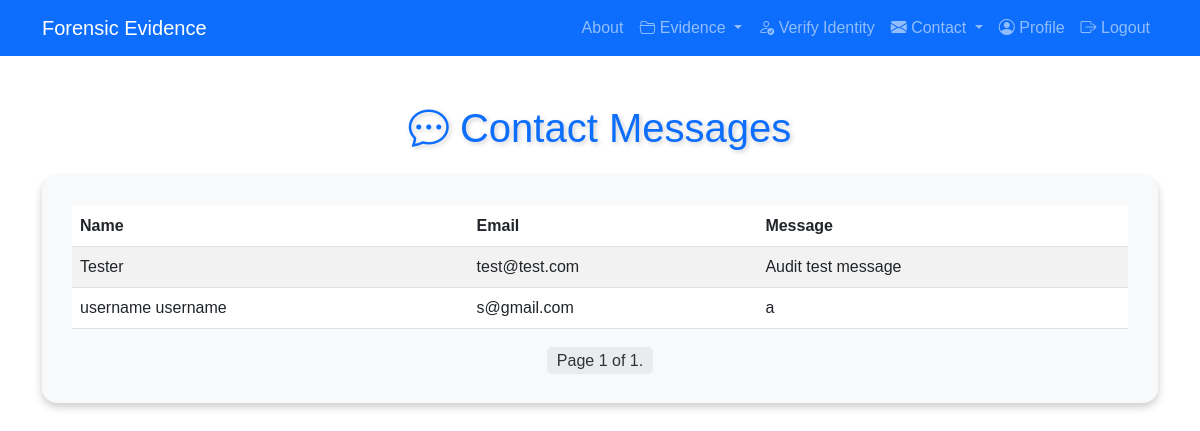
/contactView/ (signed in), run on the app's committed database.
### accounts/models.py (models this page shows, shortened)
class Contact(models.Model):
    name = models.CharField(max_length=100)
    email = models.EmailField()
    message = models.TextField()

### accounts/views.py (the view)
# urls.py: path('contactView/', contact_view, name='contactView'),
@login_required
def contact_view(request):
    contacts_list = Contact.objects.all().order_by('-id')
    paginator = Paginator(contacts_list, 10)
    page_number = request.GET.get('page')
    page_obj = paginator.get_page(page_number)
    return render(request, 'contact/contactView.html', {'page_obj': page_obj})

### templates/contact/contactView.html (shortened to what this page needs)
{% extends 'base.html' %}
{% block content %}
<div class="container mt-5">
    <h1 class="text-center text-primary mb-4" style="text-shadow: 2px 2px 5px rgba(0, 0, 0, 0.2);">
        <i class="bi bi-chat-dots"></i> Contact Messages
    </h1>
    <div class="table-container">
        <table class="table table-striped">
            <thead>
                <tr>
                    <th>Name</th>
                    <th>Email</th>
                    <th>Message</th>
                </tr>
            </thead>
            <tbody>
                {% for contact in page_obj %}
                <tr>
                    <td>{{ contact.name }}</td>
                    <td>{{ contact.email }}</td>
                    <td>{{ contact.message }}</td>
                </tr>
                {% empty %}
                <tr>
                    <td colspan="3">No contact messages found.</td>
                </tr>
                {% endfor %}
            </tbody>
        </table>
        <div class="pagination">
            <span class="step-links">
                <span class="current">
                    Page {{ page_obj.number }} of {{ page_obj.paginator.num_pages }}.
                </span>
            </span>
        </div>
    </div>
</div>
{% endblock %}

### static/css/style.css (style rules this page uses)
body { background-color: #f8f9fa; }

### templates/base.html (style rules this page uses)
body { font-family: 'Arial', sans-serif; background-color: white; color: #333; }

### templates/contact/contactView.html (style rules this page uses)
.table-container { background-color: #f8f9fa; border-radius: 15px; padding: 30px; box-shadow: 0px 4px 8px rgba(0, 0, 0, 0.2); }
.table th, .table td { vertical-align: middle; }
.pagination { display: flex; justify-content: center; margin-top: 20px; }
.pagination .current { margin: 0 5px; padding: 5px 10px; border-radius: 5px; background-color: #e9ecef; }

### data on the page
Contact: name "Tester", email "test@test.com", message "Audit test message"
Contact: name "username username", email "s@gmail.com", message "a"

### other printed values
{{ page_obj.number }} "1"
{{ page_obj.paginator.num_pages }} "1"
